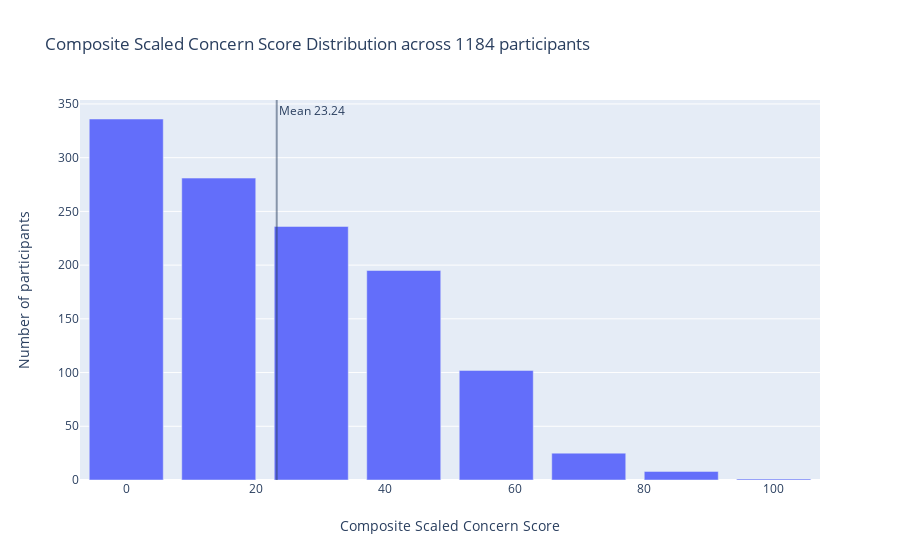

The notebook cell saved with this chart:
### Code cell
# progress distribution
cnt_srs = glex['concern_score_scaled'].value_counts()

trace = go.Bar(
    x=cnt_srs.index,
    y=cnt_srs.values,
    marker=dict(
        #color = np.random.randn(500), #set color equal to a variable
        #color = cnt_srs.values,
        showscale=True
    ),
)


layout = go.Layout(
    title='Composite Scaled Concern Score Distribution across {} participants'.format(len(glex))
)
data = [trace]
fig = go.Figure(data=data, layout=layout)

fig.add_vline(x=glex['concern_score_scaled'].mean(), opacity=.5, annotation_text="Mean {}".format(glex['concern_score_scaled'].mean().round(2)))
fig.update_traces(showlegend=False)
fig.update_traces(marker_showscale=False)



fig.update_xaxes(
        tickangle = 0,
        title_text = "Composite Scaled Concern Score",
        title_font = {"size": 14},
        title_standoff = 25)

fig.update_yaxes(
        title_text = "Number of participants",
        title_standoff = 25)

### Figure 1 — Plotly figure (JSON) as saved in the notebook; plotly's stock layout.template omitted (floating-point values rounded to 4 significant figures)
{"data": [{"marker": {"showscale": false}, "showlegend": false, "type": "bar", "x": [0, 14.29, 28.57, 42.86, 57.14, 71.43, 85.71, 100], "y": [336, 281, 236, 195, 102, 25, 8, 1]}], "layout": {"annotations": [{"showarrow": false, "text": "Mean 23.24", "x": 23.24, "xanchor": "left", "xref": "x", "y": 1, "yanchor": "top", "yref": "y domain"}], "shapes": [{"opacity": 0.5, "type": "line", "x0": 23.24, "x1": 23.24, "xref": "x", "y0": 0, "y1": 1, "yref": "y domain"}], "title": {"text": "Composite Scaled Concern Score Distribution across 1184 participants"}, "xaxis": {"tickangle": 0, "title": {"font": {"size": 14}, "standoff": 25, "text": "Composite Scaled Concern Score"}}, "yaxis": {"title": {"standoff": 25, "text": "Number of participants"}}}}
